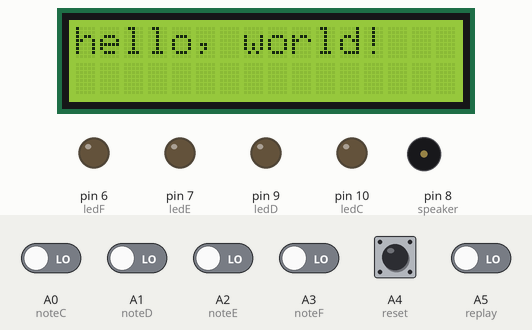
Bench run of a sketch on a simulated Arduino Uno, built with avr-gcc and run on an emulated ATmega328P. Shown: 16×2 character LCD, output pins drawn as LEDs (lit = HIGH), buzzer (waves = sounding). The inputs (shaded band) are chosen by the test bench; at power-on: A0 (noteC), A1 (noteD), A2 (noteE), A3 (noteF), A4 (reset), A5 (replay) LOW.

Above: at 1.2 s.
1.3 s: A0 (noteC) driven HIGH
At 2.2 s:
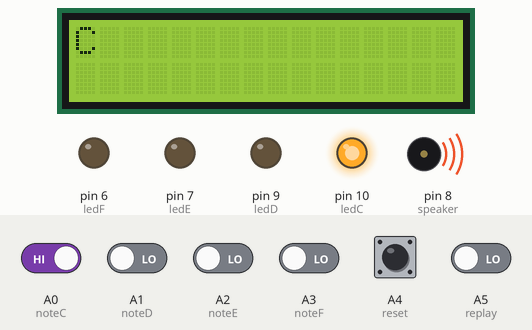
2.8 s: A0 (noteC) driven LOW
At 3.3 s:
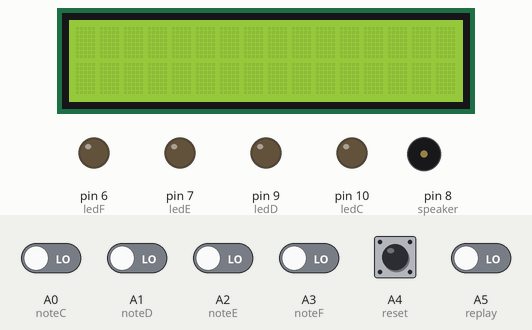
4.3 s: A1 (noteD) driven HIGH
At 5.5 s:
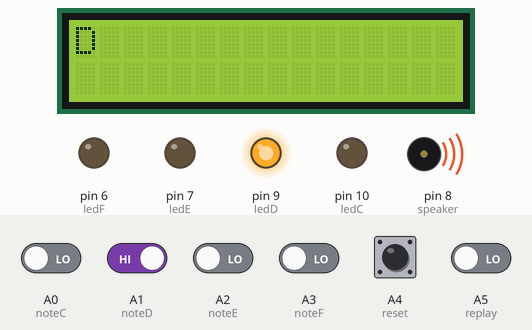
5.8 s: A5 (replay) driven HIGH
At 6.8 s:
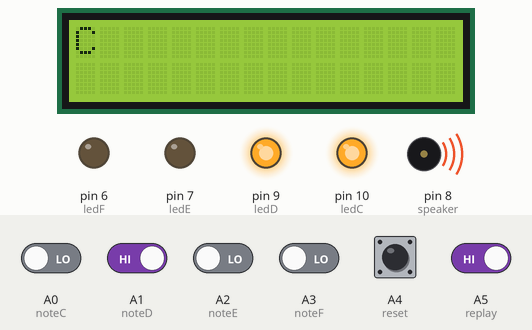
8.8 s: A4 (reset) pulled HIGH for 1 s
At 12.0 s:
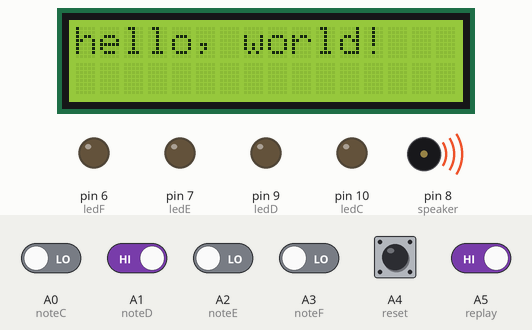
Timing chart, 0 to 13.5 s (numbered marks = the images above; inputs shaded):
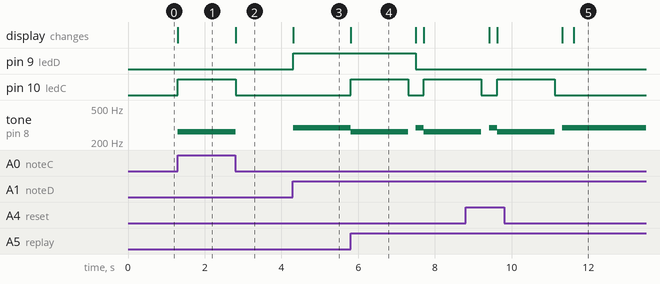

Measured:
- after the input at 1.3 s, pin 10 (ledC): LOW → HIGH at once; tone on pin 8 (speaker): silent → 262 Hz at once; the display: changes at once (image 1)
- after the input at 2.8 s, pin 10 (ledC): HIGH → LOW at once; tone on pin 8 (speaker): 262 Hz → silent at once; the display: changes at once (image 2)
- after the input at 4.3 s, pin 9 (ledD): LOW → HIGH at once; tone on pin 8 (speaker): silent → 294 Hz at once; the display: changes at once (image 3)
- after the input at 5.8 s, pin 9 (ledD): HIGH → LOW after 1.7 s; pin 10 (ledC): LOW → HIGH at once, → LOW 1.5 s later, → HIGH 0.41 s later; tone on pin 8 (speaker): 294 Hz → 262 Hz at once, → silent 1.5 s later, → 294 Hz 0.20 s later, → 262 Hz 0.21 s later; the display: changes at once (image 4)
- after the input at 8.8 s, pin 10 (ledC): goes on until 11.1 s, then stays LOW; tone on pin 8 (speaker): goes on until 11.3 s, then stays 294 Hz

The sketch:

ToneKeyboard.ino
```cpp
/*
 *
 * Tone Keyboard:
 * 4 tone buttons: Plays four different notes(C, D, E, F) and lights corresponding LEDs
 * Replay button: As notes are played, device stores the notes and replays them (for as long as user pressed the note)
 * Reset button: Clears the stored notes
 * LCD displays notes as they are pressed and replayed
 *
 * Circuit:
 * - Six buttons from +5V to analog in 0 through 5
 * - Six 10 kilohm resistors from analog in 0 through 5 to ground
 * - Four LEDS on digital pins 6, 7, 9, and 10
 * - Piezo buzzer on digital pin 8
 * - 16x2 LCD display:
 *   LCD RS pin to digital pin 12
 *   LCD Enable pin to digital pin 11
 *   LCD D4 pin to digital pin 5
 *   LCD D5 pin to digital pin 4
 *   LCD D6 pin to digital pin 3
 *   LCD D7 pin to digital pin 2
 *   LCD R/W pin to ground
 *   LCD VSS pin to ground
 *   LCD VCC pin to 5V
 *   10K resistor:
 *   ends to +5V and ground
 *   wiper to LCD VO pin (pin 3)
 */

#include <LiquidCrystal.h>

// INPUT
const int noteC = A0;
const int noteD = A1;
const int noteE = A2;
const int noteF = A3;
const int reset = A4;
const int replay = A5;

// OUTPUT
const int ledC = 10;
const int ledD = 9;
const int ledE = 7;
const int ledF = 6;
const int speaker = 8;

// Note Frequencies
const int freqC = 262;
const int freqD = 294;
const int freqE = 330;
const int freqF = 349;

struct Tone {
  char note;
  int frequency;
  int ledPin;
};

// Initialize all possible tones
Tone c = {'C', freqC, ledC};
Tone d = {'D', freqD, ledD};
Tone e = {'E', freqE, ledE};
Tone f = {'F', freqF, ledF};

// Initialize arrays to store played tones and their durations
Tone replayArr[150];      //notes
int replayIndex = 0;
long replayDuration[150]; //duration times for each note
int durationIndex = 0;
long firstTime;           //stores time when button is first pressed

// Initial state of tone buttons set to 0
int buttonState[4] = {LOW, LOW, LOW, LOW};

// LCD pin assignment and initialization
const int rs = 12, en = 11, d4 = 5, d5 = 4, d6 = 3, d7 = 2;
LiquidCrystal lcd(rs, en, d4, d5, d6, d7);

// Compare previous state of tone buttons with current state
bool stateCompare(int *current, int *previous) {
  for (int i = 0; i < 4; i++) {
    if (current[i] != previous[i]) return false;
  }
  return true;
}

// Play given note, print on LCD, turn on corresponding LED, and add tone to replay array
// Record time when button is first pressed to get duration of button click
void playNote(Tone t) {
  lcd.clear();
  lcd.print(t.note);
  tone(speaker, t.frequency);
  digitalWrite(t.ledPin, HIGH);
  replayArr[replayIndex++] = t;
  firstTime = millis();
}

// Replay given tone for given duration
// Print note on LCD, and turn on corresponding LED
void replayNote(Tone t, int duration) {
  lcd.clear();
  lcd.print(t.note);
  tone(speaker, t.frequency, duration);
  digitalWrite(t.ledPin, HIGH);
  delay(duration);
  digitalWrite(t.ledPin, LOW);
}


void setup() {
  // put your setup code here, to run once:
  pinMode(noteC, INPUT);    // Button C
  pinMode(noteD, INPUT);    // Button D
  pinMode(noteE, INPUT);    // Button E
  pinMode(noteF, INPUT);    // Button F
  pinMode(ledC, OUTPUT);    // C LED
  pinMode(ledD, OUTPUT);    // D LED
  pinMode(ledE, OUTPUT);    // E LED
  pinMode(ledF, OUTPUT);    // F LED
  pinMode(speaker, OUTPUT); //speaker

  // lcd setup
  lcd.begin(16, 2);
  lcd.print("hello, world!");
}


void loop() {
  // put your main code here, to run repeatedly:
  int buttonCState = digitalRead(noteC);
  int buttonDState = digitalRead(noteD);
  int buttonEState = digitalRead(noteE);
  int buttonFState = digitalRead(noteF);
  int buttonResetState = digitalRead(reset);
  int buttonReplayState = digitalRead(replay);
  int currentButtonState[4] = {buttonCState, buttonDState, buttonEState, buttonFState};

  if (buttonReplayState == HIGH) {  // if replay button is pressed
    for (int i = 0; i < replayIndex; i++) {
      replayNote(replayArr[i], replayDuration[i]);
      delay(200);
    }
    lcd.clear();
    lcd.print("hello, world!");
  }

  if (buttonResetState == HIGH) {   // if reset button is pressed
    replayIndex = 0;
    durationIndex = 0;
  }

  if (!stateCompare(currentButtonState, buttonState)) { //if there is a change in the tone button pressed
    if (buttonCState == HIGH) {           // tone C is pressed
      playNote(c);
    } else if (buttonDState == HIGH) {    // tone D is pressed
      playNote(d);
    } else if (buttonEState == HIGH) {    // tone E is pressed
      playNote(e);
    } else if (buttonFState == HIGH) {    // tone F is pressed
      playNote(f);
    } else {                              // if no tone button is pressed (button is released), all LEDs and speaker are turned off
      lcd.clear();
      digitalWrite(ledC, LOW);
      digitalWrite(ledD, LOW);
      digitalWrite(ledE, LOW);
      digitalWrite(ledF, LOW);
      noTone(speaker);
      long millis_held = millis() - firstTime;    // get amount of time button was pushed
      replayDuration[durationIndex++] = millis_held;
    }
  }

  // Update tone button states
  for (int i = 0; i < 4; i++) {
    buttonState[i] = currentButtonState[i];
  }
}
```
